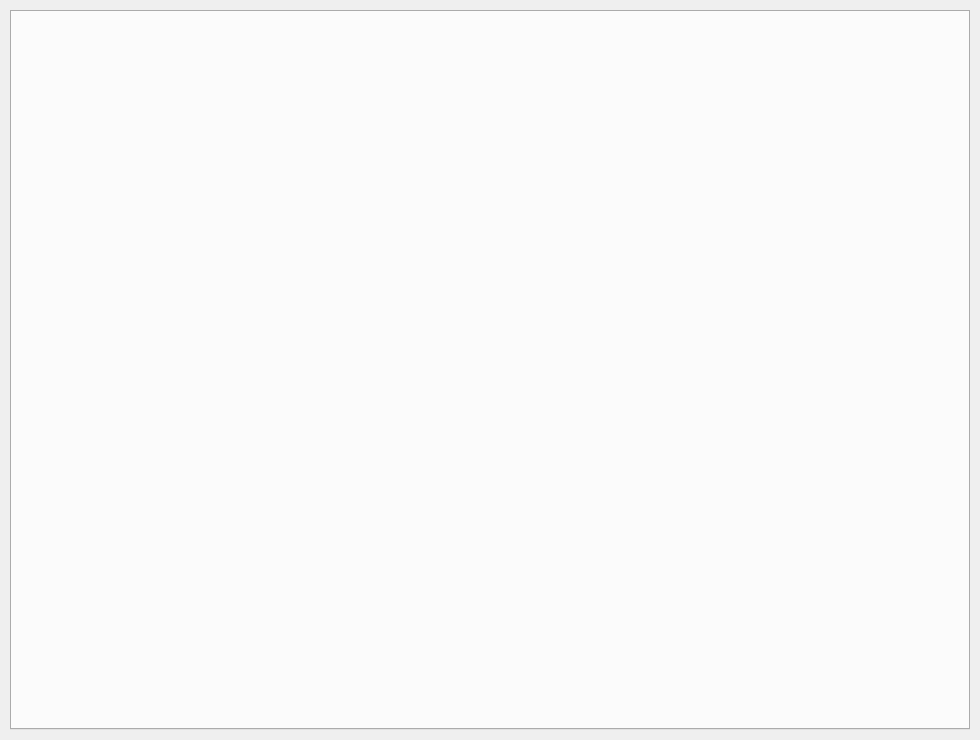
<?xml version="1.0" encoding="UTF-8"?>
<ui version="4.0">
 <class>MainWindow</class>
 <widget class="QMainWindow" name="MainWindow">
  <property name="geometry">
   <rect>
    <x>0</x>
    <y>0</y>
    <width>980</width>
    <height>740</height>
   </rect>
  </property>
  <property name="sizePolicy">
   <sizepolicy hsizetype="Expanding" vsizetype="Expanding">
    <horstretch>0</horstretch>
    <verstretch>0</verstretch>
   </sizepolicy>
  </property>
  <property name="minimumSize">
   <size>
    <width>700</width>
    <height>500</height>
   </size>
  </property>
  <property name="windowTitle">
   <string>MainWindow</string>
  </property>
  <widget class="QWidget" name="centralWidget">
   <widget class="QTabWidget" name="tabWidget">
    <property name="geometry">
     <rect>
      <x>10</x>
      <y>10</y>
      <width>960</width>
      <height>720</height>
     </rect>
    </property>
    <property name="sizePolicy">
     <sizepolicy hsizetype="Fixed" vsizetype="Fixed">
      <horstretch>0</horstretch>
      <verstretch>0</verstretch>
     </sizepolicy>
    </property>
    <property name="minimumSize">
     <size>
      <width>400</width>
      <height>500</height>
     </size>
    </property>
    <property name="currentIndex">
     <number>-1</number>
    </property>
   </widget>
  </widget>
 </widget>
 <layoutdefault spacing="6" margin="11"/>
 <resources/>
 <connections/>
</ui>
